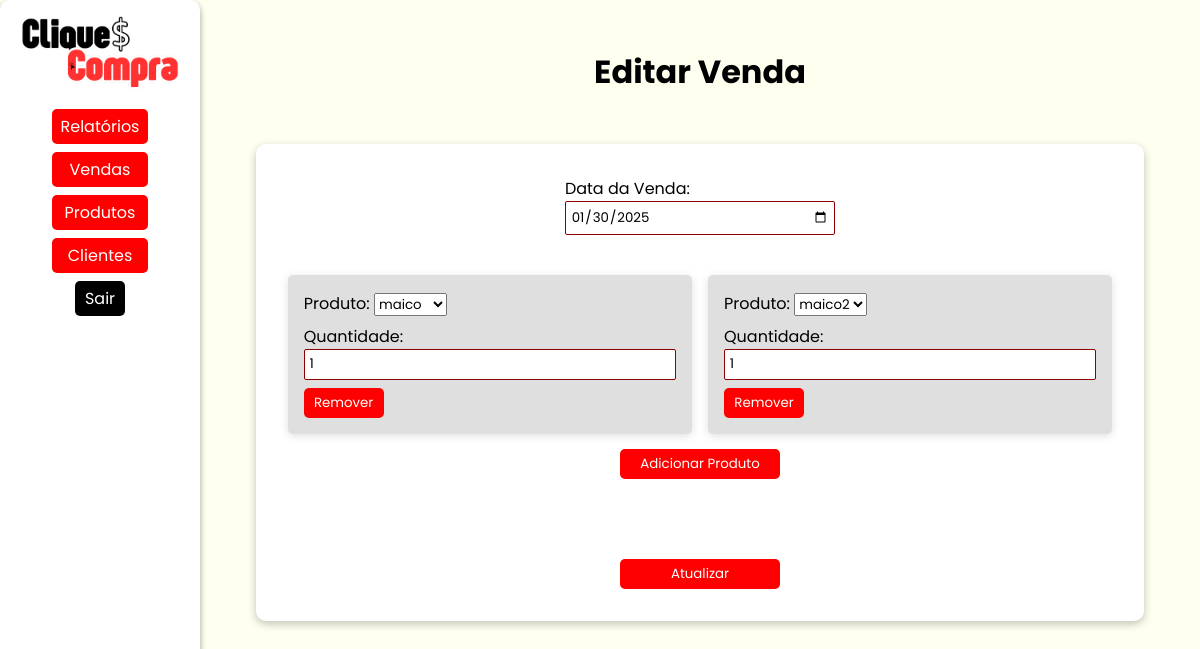
The app's page /vendas/edit/1 (signed in), older data.
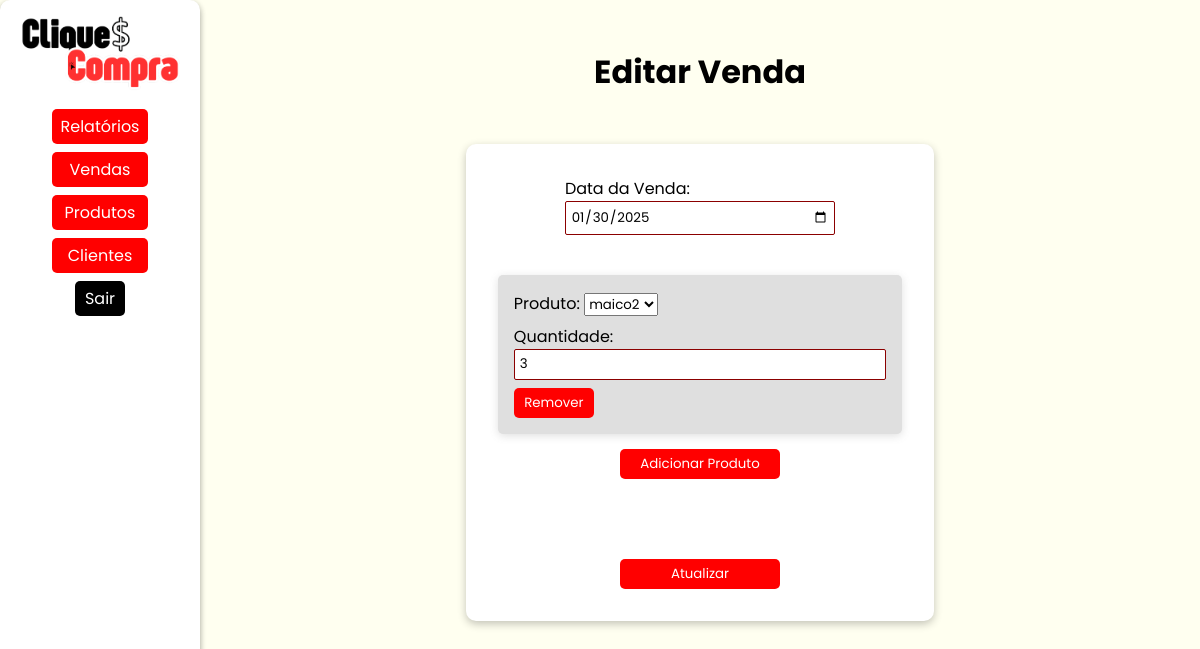
The same page, newer data.
### models/vendasprodutos.py (models this page shows, shortened)
class VendaProdutos(Base):
    __tablename__ = 'tb_vendas_produtos'
    vpr_id: Mapped[int] = mapped_column(primary_key=True, autoincrement=True)
    vpr_ven_id: Mapped[int] = mapped_column(ForeignKey('tb_vendas.ven_id'))
    vpr_pro_id: Mapped[int] = mapped_column(ForeignKey('tb_produtos.pro_id'))
    vpr_quantproduto: Mapped[int] = mapped_column(nullable=False)
    vpr_precoproduto: Mapped[float] = mapped_column(nullable=False)

### controllers/vendas.py (the view)
@venda_bp.route('/edit/<int:venda_id>', methods=['POST', 'GET'])
@login_required
@role_required("admin")
def edit(venda_id):
    if request.method == 'POST':
        data = request.form['data']
        produtos = request.form.getlist('produtos')
        quantidades = request.form.getlist('quantidades')
        venda_sql = text("SELECT * FROM tb_vendas WHERE ven_id = :venda_id")
        venda = session.execute(venda_sql, {"venda_id": venda_id}).fetchone()
        if not venda:
            flash(f"Erro: Venda com ID {venda_id} não encontrada.", 404)
        update_venda_sql = text("UPDATE tb_vendas SET ven_data = :data WHERE ven_id = :venda_id")
        session.execute(update_venda_sql, {"data": data, "venda_id": venda_id})
        delete_venda_produtos_sql = text("DELETE FROM tb_vendas_produtos WHERE vpr_ven_id = :venda_id")
        session.execute(delete_venda_produtos_sql, {"venda_id": venda_id})
        total = 0
        for i in range(len(produtos)):
            produto_nome = produtos[i]
            quantidade = int(quantidades[i])
            estoque_atual_sql = text("SELECT pro_estoque FROM tb_produtos WHERE pro_nome = :produto_nome")
            estoque_atual = session.execute(estoque_atual_sql, {"produto_nome": produto_nome}).scalar()
            if estoque_atual < quantidade:
                flash(f"Erro: Estoque insuficiente para o produto '{produto_nome}'.", 400)
            novo_estoque = estoque_atual - quantidade
            update_estoque_sql = text("UPDATE tb_produtos SET pro_estoque = :novo_estoque WHERE pro_nome = :produto_nome")
            session.execute(update_estoque_sql, {"novo_estoque": novo_estoque, "produto_nome": produto_nome})
            preco_sql = text("SELECT pro_preco FROM tb_produtos WHERE pro_nome = :produto_nome")
            preco = session.execute(preco_sql, {"produto_nome": produto_nome}).scalar()
            total += preco * quantidade
            insert_venda_produtos_sql = text("""
                INSERT INTO tb_vendas_produtos (vpr_ven_id, vpr_pro_id, vpr_quantproduto, vpr_precoproduto)
                VALUES (:venda_id, :produto_nome, :quantidade, :preco)
            """)
            session.execute(insert_venda_produtos_sql, {
                "venda_id": venda_id,
                "produto_nome": produto_nome,
                "quantidade": quantidade,
                "preco": preco
            })
        update_total_sql = text("UPDATE tb_vendas SET ven_total = :total WHERE ven_id = :venda_id")
        session.execute(update_total_sql, {"total": total, "venda_id": venda_id})
        session.commit()
        flash("Venda Editada com Sucesso", "success")
        return redirect(url_for('venda.view'))
    else:
        venda_sql = text("SELECT * FROM tb_vendas WHERE ven_id = :venda_id")
        venda = session.execute(venda_sql, {"venda_id": venda_id}).fetchone()
        if not venda:
            flash(f"Erro: Venda com ID {venda_id} não encontrada.", 404)
        venda_produtos_sql = text("""
            SELECT vp.vpr_quantproduto, p.pro_nome
            FROM tb_vendas_produtos vp
            JOIN tb_produtos p ON vp.vpr_pro_id = p.pro_nome
            WHERE vp.vpr_ven_id = :venda_id
        """)
        venda_produtos = session.execute(venda_produtos_sql, {"venda_id": venda_id}).fetchall()
        return render_template('vendas/edit.html', venda=venda, venda_produtos=venda_produtos, produtos=Produto.all())

### controllers/clientes.py (called while the page is built)
@login_manager.user_loader
def load_user(user_id):
    return Cliente.find(id=user_id)

### models/clientes.py (called while the page is built, shortened)
    @classmethod
    def find(cls, **kwargs):
        if 'email' in kwargs:
            return session.query(cls).filter_by(cli_email=kwargs['email']).first() #SELECT * FROM tb_clientes WHERE cli_email = email
        elif 'id' in kwargs:
            return session.query(cls).filter_by(cli_id=kwargs['id']).first() #SELECT * FROM tb_clientes WHERE cli_id = id
        else:
            raise AttributeError('A busca deve ser feita por email ou id.')

### models/produtos.py (called while the page is built)
    @classmethod
    def all(cls, ordem = "crescente"):
        if ordem == "crescente":
            direcao = "ASC"
        elif ordem == "decrescente":
            direcao = "DESC"
        sql = text(f"SELECT * FROM tb_produtos ORDER BY pro_nome {direcao}")
        produtos = session.execute(sql).fetchall()
        return produtos

### templates/vendas/edit.html (shortened to what this page needs)
{% extends "model.html" %}
{% block head_extras %}
<link rel="stylesheet" href="{{ url_for('static', filename='style/model.css') }}">
<link rel="stylesheet" href="{{ url_for('static', filename='style/edit.css') }}">
{% endblock %}
{% block content %}
<nav>
    <img src="../../static/assets/cliqueconta.png" alt="Logo do CliqueCompra">
    <div class="links">
        <div class="dropdown">
            <button class="dropdown-button" onclick="toggleDropdown('relatorios-menu')">Relatórios</button>
        </div>
        <div class="dropdown">
            <button class="dropdown-button" onclick="toggleDropdown('vendas-menu')">Vendas</button>
        </div>
        <div class="dropdown">
            <button class="dropdown-button" onclick="toggleDropdown('produtos-menu')">Produtos</button>
        </div>
        <div class="dropdown">
            <button class="dropdown-button" onclick="toggleDropdown('clientes-menu')">Clientes</button>
        </div>
        <a class='sair' href="{{url_for('cliente.logout')}}">Sair</a>
    </div>
</nav>
<main>
    <h1>Editar Venda</h1>
    <form action="{{ url_for('venda.edit', venda_id=venda.ven_id) }}" method="post" class="ed-venda">
        <div class="dat-venda">
            <label for="data">Data da Venda:</label>
            <input type="date" id="data" name="data" value="{{ venda.ven_data }}" required><br><br>
        </div>
        <div id="produtos-container">
            {% for item in venda_produtos %}
            <div class="produto-item">
                <div class="produto">
                    <label for="produtos">Produto:</label>
                    <select name="produtos" class="produtos" required>
                        {% for produto in produtos %}
                            <option value="{{ produto.pro_nome }}" {% if produto.pro_nome == item.pro_nome %}selected{% endif %}>{{ produto.pro_nome }}</option>
                        {% endfor %}
                    </select>
                </div>
                <div class="qnts">
                    <label for="quantidades">Quantidade:</label>
                    <input type="number" name="quantidades" class="quantidades" min="1" value="{{ item.vpr_quantproduto }}" required>
                </div>
                <button type="button" class="remover-produto" onclick="removerProduto(this)">Remover</button>
            </div>
            {% endfor %}
        </div>
        <button type="button" id="adicionar-produto">Adicionar Produto</button><br><br>
        <button type="submit">Atualizar</button>
    </form>
</main>
{% endblock %}

Row changes from the older to the newer data that the page shows:
removed VendaProdutos: produtos "maico", quantidades "1"
removed VendaProdutos: produtos "maico2", quantidades "1"
added VendaProdutos: produtos "maico2", quantidades "3"
